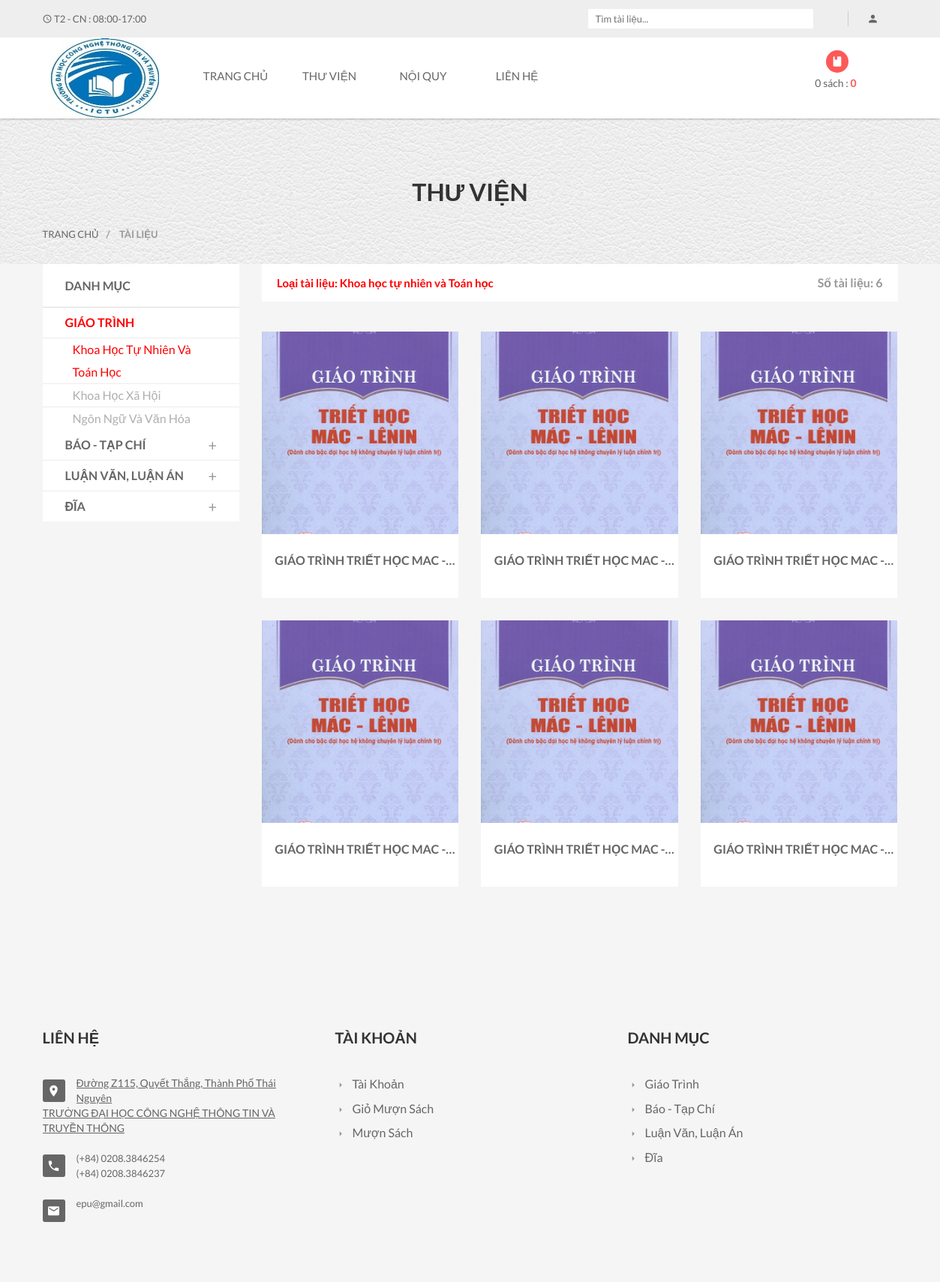
/?act=shop&sp=1&loai=Khoa học tự nhiên và Toán học, run on the app's committed database.
### tables this page shows
CREATE TABLE `danhmuc` (
  `MaDM` int NOT NULL,
  `TenDM` varchar(255) DEFAULT NULL
);

CREATE TABLE `loaitailieu` (
  `MaTaiLieu` int NOT NULL,
  `TenLoaiTaiLieu` varchar(70) NOT NULL,
  `HinhAnh` varchar(200) NOT NULL,
  `Mota` varchar(200) NOT NULL,
  `MaDM` int NOT NULL
);

CREATE TABLE `tailieu` (
  `MaSP` int NOT NULL,
  `MaLSP` int NOT NULL,
  `MaDM` int NOT NULL,
  `TenTL` varchar(255) NOT NULL,
  `SoLuong` int UNSIGNED NOT NULL DEFAULT '1',
  `DonGia` varchar(50) NOT NULL,
  `HinhAnh1` varchar(200) NOT NULL,
  `HinhAnh2` varchar(255) DEFAULT NULL,
  `HinhAnh3` varchar(255) DEFAULT NULL,
  `TacGia` varchar(50) DEFAULT NULL,
  `NhaXuatBan` varchar(50) DEFAULT NULL,
  `SoTrang` varchar(50) DEFAULT NULL,
  `NgonNgu` varchar(50) DEFAULT NULL,
  `TrangThai` int NOT NULL,
  `MoTa` text NOT NULL,
  `ThoiGian` date DEFAULT NULL
);

### Controllers/ShopController.php (called while the page is built, shortened)
<?php
require_once("Models/shop.php");
class ShopController
{
    var $shop_model;
    public function __construct()
    {
        $this->shop_model = new Shop();
    }
    function list()
    {
        $data_danhmuc = $this->shop_model->danhmuc();
        $data_chitietDM = array();
        for ($i = 1; $i <= count($data_danhmuc); $i++) {
            $data_chitietDM[$i] = $this->shop_model->chitietdanhmuc($i);
        }
        if (isset($_GET['sp']) and isset($_GET['loai'])) {
            $data_loai = $this->shop_model->chitiet_loai($_GET['loai'], $_GET['sp']);
            if ($data_loai != null) {
                $id = isset($_GET['trang']) ? $_GET['trang'] : 1;
                $limit = 9;
                $start = ($id - 1) * $limit;
                $data = $this->shop_model->chitietLoaiSP($start, $limit, $data_loai[0]['MaTaiLieu'], $_GET['sp']);
                $data_count = $this->shop_model->count_sp_ctdm($_GET['sp'], $data_loai[0]['MaTaiLieu']);
                $data_tong = $data_count['tong'];
            }
        }
        require_once('Views/index.php');
    }
}

### Models/connection.php (called while the page is built, shortened)
<?php
class connection
{
    function __construct()
    {
        $severname = "localhost";
        $username = "root";
        $password = "";
        $db_name = "thuvien";
        $this->conn = new mysqli($severname, $username, $password, $db_name);
    }
}

### Models/model.php (called while the page is built, shortened)
<?php
require_once("connection.php");
class model
{
    function __construct()
    {
        $conn_obj = new connection();
        $this->conn = $conn_obj->conn;
    }
    function danhmuc()
    {
        $query =  "SELECT * from DanhMuc ";
        require("result.php");
        return $data;
    }
    function chitietdanhmuc($id)
    {
        $query =  "SELECT d.TenDM as Ten, l.* FROM danhmuc as d, loaitailieu as l WHERE d.MaDM = l.MaDM and d.MaDM = $id";
        require("result.php");
        return $data;
    }
}

### result.php (called while the page is built)
<?php
$result = $this->conn->query($query);
$data = array();
while ($row = $result->fetch_assoc()) {
    $data[] = $row;
}
?>

### Models/shop.php (called while the page is built, shortened)
<?php
require_once("model.php");
class Shop extends Model
{
    function loaisp($a, $b)
    {
        $query = "SELECT * FROM loaitailieu WHERE   MaDM = 1 LIMIT $a, $b";
        require("result.php");
        return $data;
    }
    function maxgia()
    {
        $query = "SELECT max(DonGia) FROM tailieu WHERE  TrangThai=1 ";
        require("result.php");
        return $data;
    }
    function chitiet_loai($loai, $sp)
    {
        $query = "SELECT * FROM loaitailieu WHERE  TenLoaiTaiLieu = '$loai' and MaDM = $sp";
        require("result.php");
        return $data;
    }
    function chitietLoaiSP($a, $b, $id, $sp)
    {
        $query = "SELECT * FROM tailieu WHERE  MaLSP = '$id' and MaDM = $sp and TrangThai=1 ORDER BY ThoiGian DESC LIMIT $a, $b ";
        require("result.php");
        return $data;
    }
    function count_sp_ctdm($dm, $ctdm)
    {
        $query = "SELECT COUNT(MaSP) as tong FROM tailieu WHERE MaDM = $dm And MaLSP = $ctdm and TrangThai=1";
        return $this->conn->query($query)->fetch_assoc();
    }
}

### Views/shop/category.php (the view, shortened to what this page needs)
<div class="sidebar left-sidebar">
    <div class="s-side-text">
        <div class="sidebar-title clearfix">
            <h4 class="floatleft">Danh mục</h4>
        </div>
        <div class="categories left-right-p">
            <ul id="accordion" class="panel-group clearfix">
                <?php $i = 1;
                foreach ($data_chitietDM as $row) {
                ?>
                    <li class="panel">
                        <div data-toggle="collapse" data-parent="#accordion" class="tieude<?= $i ?>" data-target="#collapse<?= $i ?>">
                            <div class="medium-a">
                                <a href="?act=shop&sp=<?= $i ?>&ten=<?= $data_danhmuc[$i - 1]['TenDM'] ?>"><b class="ten"><?= $data_danhmuc[$i - 1]['TenDM'] ?></b></a>
                            </div>
                        </div>
                        <div class="paypal-dsc panel-collapse collapse" id="collapse<?= $i ?>">
                            <div class="normal-a">
                                <?php foreach ($row as $value) { ?>
                                    <a id="loai<?= preg_replace('/[^0-9]/', '', base64_encode($value['TenLoaiTaiLieu'])) ?>" href="?act=shop&sp=<?= $value['MaDM'] ?>&loai=<?= $value['TenLoaiTaiLieu'] ?>"><?= $value['TenLoaiTaiLieu'] ?></a>
                                <?php } ?>
                            </div>
                        </div>
                    </li>
                <?php $i++;
                } ?>
            </ul>
        </div>
    </div>
</div>

### index.php (shortened to what this page needs)
<?php
$mod = isset($_GET['act']) ? $_GET['act'] : "home";
switch ($mod) {
    case 'shop':
        require_once('Controllers/ShopController.php');
        $controller_obj = new ShopController();
        $controller_obj->list();
        break;
}

### Views/index.php (shortened to what this page needs)
<!doctype html>
<html class="no-js" lang="vi-vn">
<head>
  <link rel="stylesheet" href="public/css/bootstrap.min.css">
  <link rel="stylesheet" href="public/css/animate.css">
  <link rel="stylesheet" href="public/css/materialdesignicons.min.css">
  <link rel="stylesheet" href="public/css/jquery.simpleLens.css">
  <link rel="stylesheet" href="public/css/jquery-ui.min.css">
  <link rel="stylesheet" href="public/css/meanmenu.min.css">
  <link rel="stylesheet" href="public/css/nivo-slider.css">
  <link rel="stylesheet" href="public/css/owl.carousel.css">
  <link rel="stylesheet" href="public/style.css">
  <link rel="stylesheet" href="public/css/responsive.css">
</head>
<body>
  <?php
  require_once("header_footer/header.php")
  ?>
  <?php
  require_once("dieuhuong.php")
  ?>
  <?php
  require_once("header_footer/footer.php")
  ?>
</body>
</html>

### Views/header_footer/header.php (shortened to what this page needs)
<header class="header-one header-two">
    <div class="header-top-two">
        <div class="container text-center">
            <div class="row">
                <div class="col-sm-12">
                    <div class="middel-top ">
                        <div class="left floatleft thoigian">
                            <p><i class="mdi mdi-clock"></i> T2 - CN : 08:00-17:00</p>
                        </div>
                    </div>
                    <div class="middel-top clearfix">
                        <ul class="clearfix right floatright">
                            <li>
                                <a><i class="mdi mdi-account"></i></a>
                            </li>
                        </ul>
                        <div class="right floatright widthfull">
                            <form action="" method="GET">
                                <button type="submit"><i class=""></i></button>
                                <input type="text" placeholder="Tìm tài liệu..." name="keyword" />
                            </form>
                        </div>
                    </div>
                </div>
            </div>
        </div>
    </div>
    <div class="container text-center">
        <div class="row">
            <div class="col-sm-12">
            </div>
        </div>
        <div class="row">
            <div class="col-sm-2">
                <div class="logo">
                    <a href="?act=home"><img src="public/img/logo.png" alt="logo TP SHOP" /></a>
                </div>
            </div>
            <div class="col-sm-8">
                <div class="header-middel">
                    <div class="mainmenu">
                        <nav>
                            <ul>
                                <li><a href="?act=home">Trang chủ</a>
                                </li>
                                <li><a href="?act=shop">Thư viện</a>
                                </li>
                                <li><a href="?act=about">Nội quy</a></li>
                                <li><a href="?act=contact">Liên hệ</a></li>
                            </ul>
                        </nav>
                    </div>
                </div>
            </div>
            <div class="col-sm-2">
                <div class="cart-itmes">
                    <a class="cart-itme-a" href="?act=cart">
                        <?php
                        $soluong = 0;
                        ?>
                        <i class="mdi mdi-book"></i>
                        <?= $soluong ?> Sách : <strong><?= number_format($soluong) ?> </strong>
                    </a>
                </div>
            </div>
        </div>
    </div>
</header>

### Views/dieuhuong.php (shortened to what this page needs)
<?php
$act = isset($_GET['act']) ? $_GET['act'] : "home";
switch ($act) {
    case "shop":
        require_once("shop/shop.php");
        break;
}

### Views/shop/shop.php (shortened to what this page needs)
<div class="pages-title section-padding">
	<div class="container">
		<div class="row">
			<div class="col-xs-12">
				<div class="pages-title-text text-center">
					<h2>Thư viện</h2>
					<ul class="text-left">
						<li><a href="?act=home">Trang chủ</a></li>
						<li><span> / </span>Tài liệu</li>
					</ul>
				</div>
			</div>
		</div>
	</div>
</div>
<section class="pages products-page section-padding-bottom">
	<div class="container">
		<div class="row">
			<div class="col-xs-12 col-sm-4 col-md-3">
				<?php require_once("category.php") ?>
			</div>
			<div class="col-xs-12 col-sm-8 col-md-9">
				<div class="right-products">
					<div class="row">
						<div class="col-xs-12">
							<div class="section-title clearfix">
								<ul>
									<?php if (isset($_GET['loai'])) { ?>
										<li class=" sort-by" style="color: red; font-size: 15px;">
											Loại tài liệu: <?= $_GET['loai'] ?>
										</li>
									<?php }	?>
								<li class="sort-by floatright">
									Số tài liệu: <?php if (isset($data_tong)) {
														echo $data_tong;
													} ?>
								</li>
								</ul>
							</div>
						</div>
					</div>
					<div class="row">
						<?php require_once("list-products.php") ?>
					</div>
				</div>
			</div>
		</div>
	</div>
</section>

### Views/shop/list-products.php (shortened to what this page needs)
<div class="tab-content grid-content">
	<div class="tab-pane fade in active text-center" id="grid">
		<?php
		if (isset($data) and $data != NULL) {
			foreach ($data as  $value) {
		?>
				<div class="col-xs-12 col-sm-6 col-md-4">
					<div class="single-product">
						<div class="product-f">
							<a href="?act=detail&id=<?= $value['MaSP'] ?>"><img src="public/<?= $value['HinhAnh1'] ?>" onerror="this.src='public/img/maga1.png'" alt="Product Title" class="img-products" /></a>
						</div>
						<div class="product-dsc">
							<p>
								<a style="font-weight: bold;
						-webkit-line-clamp: 1;
						display: -webkit-inline-box;
						-webkit-box-orient: vertical;
						text-overflow: ellipsis;
						overflow: hidden;
						padding: 0 6px;" href="?act=detail&id=<?= $value['MaSP'] ?>"><?= $value['TenTL'] ?>
								</a>
							</p>
						</div>
					</div>
				</div>
		<?php }
		} else {
			echo '<p> KHÔNG CÓ DỮ LIỆU </p>';
		} ?>
	</div>
</div>

### Views/header_footer/footer.php (shortened to what this page needs)
<footer class="footer-two">
    <div class="footer-top section-padding">
        <div class="footer-dsc">
            <div class="container">
                <div class="row">
                    <div class="col-xs-12 col-sm-6 col-md-4">
                        <div class="single-text">
                            <div class="footer-title">
                                <h4>Liên hệ</h4>
                            </div>
                            <div class="footer-text">
                                <ul>
                                    <li>
                                        <i class="mdi mdi-map-marker"></i>
                                        <a class="single-contact" style="text-transform: none;text-decoration: underline;" href="https://www.google.com/maps/place/Tr%C6%B0%E1%BB%9Dng+%C4%90%E1%BA%A1i+h%E1%BB%8Dc+C%C3%B4ng+ngh%E1%BB%87+Th%C3%B4ng+tin+%26+Truy%E1%BB%81n+th%C3%B4ng+Th%C3%A1i+Nguy%C3%AAn/@21.5838592,105.8073028,15z/data=!4m16!1m9!3m8!1s0x31352738b1bf08a3:0x515f4860ede9e108!2zVHLGsOG7nW5nIMSQ4bqhaSBo4buNYyBDw7RuZyBuZ2jhu4cgVGjDtG5nIHRpbiAmIFRydXnhu4FuIHRow7RuZyBUaMOhaSBOZ3V5w6pu!8m2!3d21.5838592!4d105.8073028!9m1!1b1!16s%2Fg%2F1210gtvy!3m5!1s0x31352738b1bf08a3:0x515f4860ede9e108!8m2!3d21.5838592!4d105.8073028!16s%2Fg%2F1210gtvy?entry=ttu" target="_blank">
                                            <p>Đường Z115, Quyết Thắng, Thành Phố Thái Nguyên</p>
                                            <p>TRƯỜNG ĐẠI HỌC CÔNG NGHỆ THÔNG TIN VÀ TRUYỀN THÔNG</p>
                                        </a>
                                    </li>
                                    <li>
                                        <i class="mdi mdi-phone"></i>
                                        <p>(+84) 0208.3846254</p>
                                        <p>(+84) 0208.3846237</p>
                                    </li>
                                    <li>
                                        <i class="mdi mdi-email"></i>
                                        <p>epu@gmail.com</p>
                                    </li>
                                </ul>
                            </div>
                        </div>
                    </div>
                    <div class="col-xs-6 col-sm-3 col-md-4 wide-mobile">
                        <div class="single-text">
                            <div class="footer-title">
                                <h4>Tài khoản</h4>
                            </div>
                            <div class="footer-menu">
                                <ul>
                                    <li><a href="?act=taikhoan&xuli=account"><i class="mdi mdi-menu-right"></i>Tài khoản</a></li>
                                    <li><a href="?act=cart"><i class="mdi mdi-menu-right"></i>Giỏ mượn sách</a></li>
                                    <li><a href="?act=checkout"><i class="mdi mdi-menu-right"></i>Mượn sách</a></li>
                                </ul>
                            </div>
                        </div>
                    </div>
                    <div class="col-xs-6 col-sm-3 col-md-4 wide-mobile">
                        <div class="single-text">
                            <div class="footer-title">
                                <h4>Danh mục</h4>
                            </div>
                            <div class="footer-menu">
                                <ul>
                                    <?php foreach ($data_danhmuc as $row) { ?>
                                        <li><a href="?act=shop&sp=<?= $row['MaDM'] ?>&ten=<?= $row['TenDM'] ?>"><i class="mdi mdi-menu-right"></i><?= $row['TenDM'] ?></a></li>
                                    <?php  } ?>
                                </ul>
                            </div>
                        </div>
                    </div>
                </div>
            </div>
        </div>
    </div>
</footer>

### data on the page
danhmuc: TenDM "GIÁO TRÌNH", TenDM "Giáo Trình"
loaitailieu: TenLoaiTaiLieu "Khoa Học Tự Nhiên Và Toán Học"
loaitailieu: TenLoaiTaiLieu "Khoa Học Xã Hội"
loaitailieu: TenLoaiTaiLieu "Ngôn Ngữ Và Văn Hóa"
danhmuc: TenDM "BÁO - TẠP CHÍ", TenDM "Báo - Tạp Chí"
danhmuc: TenDM "LUẬN VĂN, LUẬN ÁN", TenDM "Luận Văn, Luận Án"
danhmuc: TenDM "ĐĨA", TenDM "Đĩa"
tailieu: HinhAnh1 (picture), TenTL "GIÁO TRÌNH TRIẾT HỌC MAC…"
tailieu: HinhAnh1 (picture), TenTL "GIÁO TRÌNH TRIẾT HỌC MAC…"
tailieu: HinhAnh1 (picture), TenTL "GIÁO TRÌNH TRIẾT HỌC MAC…"
tailieu: HinhAnh1 (picture), TenTL "GIÁO TRÌNH TRIẾT HỌC MAC…"
tailieu: HinhAnh1 (picture), TenTL "GIÁO TRÌNH TRIẾT HỌC MAC…"
tailieu: HinhAnh1 (picture), TenTL "GIÁO TRÌNH TRIẾT HỌC MAC…"

### other printed values
$soluong "0"
$_GET['loai'] "Khoa học tự nhiên và Toán học"
$data_tong "6"
